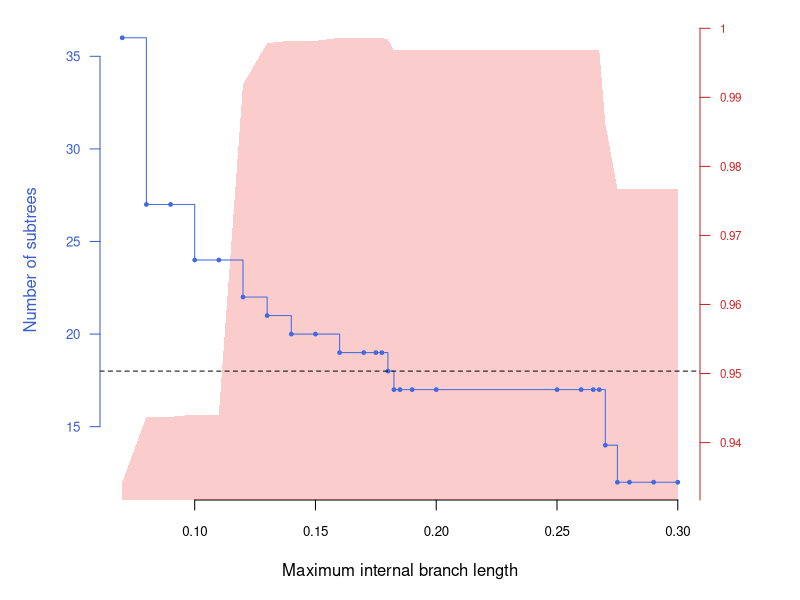
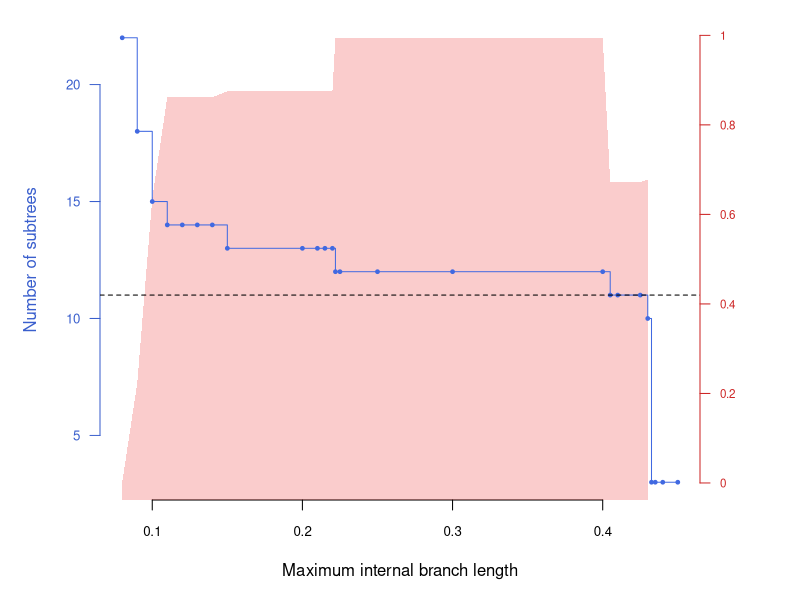
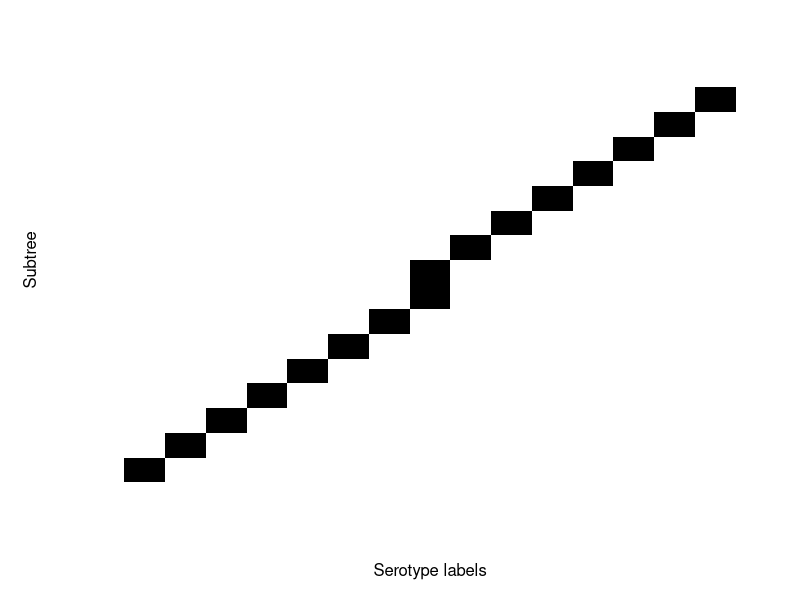

Write R code to recreate these figures, in order. (Note: this script raises an error after producing the figures.)
setwd("~/git/fluclades")

rescale <- function(x, from, to) {
  # map vector `x` to range of `to`, given it comes from range of `from`
  diff(range(to)) * (x-min(from)) / diff(range(from)) + min(to)
}

chainsaw <- read.csv("results/chainsaw-nsubtrees.csv")
chainsaw <- chainsaw[chainsaw$cutoff > 0.06,]  # drop cutoffs that yield too many subtrees

# manual runs of chainsaw.py
pdf("results/chainsaw-ha.pdf", width=5, height=4)
par(mar=c(5,5,1,5))

plot(chainsaw$cutoff, chainsaw$nsubtrees, type='n', 
     xlab="Maximum internal branch length", ylab=NA,
     bty='n', yaxt='n', cex.axis=0.8)
axis(side=2, col='royalblue3', col.axis='royalblue3', las=2, cex.axis=0.8)
mtext(side=2, text="Number of subtrees", line=3, col='royalblue3')

# rescale 
y <- rescale(chainsaw$normalized, chainsaw$normalized, chainsaw$nsubtrees)
polygon(c(min(chainsaw$cutoff), chainsaw$cutoff, max(chainsaw$cutoff)), 
        c(0, y, 0), col=rgb(0.9,0,0,0.2), border=NA)
p <- pretty(chainsaw$normalized)
axis(side=4, at=rescale(p, chainsaw$normalized, chainsaw$nsubtrees), 
     label=p, cex.axis=0.7, las=2,
     col='firebrick3', col.axis='firebrick3')
u <- par('usr')
text(x=u[2]+0.06, y=mean(u[3:4]), 
     label="Normalized mutual information", col='firebrick3', 
     srt=-90, xpd=NA)

lines(chainsaw$cutoff, chainsaw$nsubtrees, type='s', col='royalblue')
points(chainsaw$cutoff, chainsaw$nsubtrees, pch=19, cex=0.5, col='royalblue')

abline(h=18, lty=2)
dev.off()


######  NA  ######
chainsaw <- read.csv("results/chainsaw-nsubtrees-na.csv")

pdf("results/chainsaw-na.pdf", width=5, height=4)
par(mar=c(5,5,1,5))
plot(chainsaw$cutoff, chainsaw$nsubtrees, type='n', 
     xlab="Maximum internal branch length", ylab=NA,
     bty='n', yaxt='n', cex.axis=0.8)
axis(side=2, col='royalblue3', col.axis='royalblue3', las=2, cex.axis=0.8)
mtext(side=2, text="Number of subtrees", line=3, col='royalblue3')

# rescale 
foo <- chainsaw$normalized[chainsaw$normalized > 0.1]
y <- rescale(chainsaw$normalized, foo, chainsaw$nsubtrees)
polygon(c(min(chainsaw$cutoff), chainsaw$cutoff, max(chainsaw$cutoff)), 
        c(0, y, 0), col=rgb(0.9,0,0,0.2), border=NA)
p <- pretty(chainsaw$normalized)
axis(side=4, at=rescale(p, chainsaw$normalized, chainsaw$nsubtrees), 
     label=p, cex.axis=0.7, las=2,
     col='firebrick3', col.axis='firebrick3')
u <- par('usr')
text(x=u[2]+0.09, y=mean(u[3:4]), 
     label="Normalized mutual information", col='firebrick3', 
     srt=-90, xpd=NA)

lines(chainsaw$cutoff, chainsaw$nsubtrees, type='s', col='royalblue')
points(chainsaw$cutoff, chainsaw$nsubtrees, pch=19, cex=0.5, col='royalblue')

abline(h=11, lty=2)
dev.off()



# examine distribution of serotype labels among subtrees
labels <- read.csv("results/chainsaw-HA-0.18.csv")
pat <- ".+_(H[0-9]+)N*[0-9]*_.+" # HA

# uncomment to process NA instead
# labels <- read.csv("results/chainsaw-NA-0.41.labels.csv")
# pat <- ".+_H[0-9]+(N[0-9]+)_.+"  # NA

labels$serotype <- gsub(pat, "\\1", labels$tip.label)
labels$serotype[!grepl(pat, labels$tip.label)] <- NA

#require(xtable)
tab <- table(labels$subtree, labels$serotype)
#xtable(tab)  # used to embed table into LaTeX document

# generate a plot
x <- tab / apply(tab, 1, sum)
xval <- as.integer(gsub("H([0-9]+)", "\\1", colnames(x)))
# xval <- as.integer(gsub("N([0-9]+)", "\\1", colnames(x)))  # uncomment for NA
xsum <- apply(x, 1, function(row) sum(xval*row))
io <- order(xsum)
jo <- order(xval)  # column index

#hc <- hclust(dist(tab))
pdf("results/chainsaw-NA-table.pdf", width=4.5, height=4.5)
par(mar=c(5,5,1,2))
plot(NA, xlim=c(0, ncol(x)), ylim=c(0, nrow(x)), xaxt='n', yaxt='n',
     xlab="Serotype labels", ylab="Subtree", bty='n')
for (i in 1:nrow(x)) {
  for (j in 1:ncol(x)) {
    xx <- 1-x[io[i], jo[j]]
    if (xx < 1) xx <- min(0.9, xx) 
    rect(j-1, i-1, j, i, col=rgb(xx, xx, xx), border=NA)
    count <- tab[io[i], jo[j]]
    if (count > 0) text(j-0.5, i-0.5, adj=0.5, label=count, cex=0.5)
  }
}
for (i in 0:ncol(x)-1) {
  abline(v=i, col='grey80')
  abline(h=i, col='grey80')
}
axis(side=1, at=1:ncol(x)-0.5, label=paste("H", 1:18, sep=""), 
     cex.axis=0.8, las=2)
# uncomment for NA
# axis(side=1, at=1:ncol(x)-0.5, label=paste("N", 1:11, sep=""), 
#      cex.axis=0.8, las=2)
axis(side=2, at=1:nrow(x)-0.5, label=io-1, las=2, cex.axis=0.8)
#axis(side=4, at=1:nrow(x)-0.5, label=io-1, las=2, cex.axis=0.8)
axis(side=4, at=1:nrow(x)-0.5, label=apply(tab[io,], 1, sum),
     cex.axis=0.6, las=2, lwd=0, line=-1)
dev.off()

############# other segments ###############

others <- read.csv("results/chainsaw-nsubtrees-others.csv")
others <- others[order(others$gene, others$cutoff), ]

marks <- list(
  PB2=c(5, 0.046),
  PB1=c(4, 0.04),
  PA=c(5, 0.043),
  NP=c(4, 0.055),
  M1M2=c(6, 0.045),
  NS1NS2=c(5, 0.15)
)

pdf("~/papers/fluclades/chainsaw-others.pdf", width=11, height=7.3)
pal <- gg.rainbow(n=6, l=50)
par(mfrow=c(2,3), mar=c(5,5,1,1), cex=1)
i <- 1
for (g in c('PB2', 'PB1', 'PA', 'NP', 'M1M2', 'NS1NS2')) {
  rows <- others[others$gene==g, ]
  plot(NA, xlim=c(0.01, 0.2), ylim=c(2, 25), bty='n', 
       xlab="Maximum internal branch length",
       ylab="Number of subtrees", )
  lines(rows$cutoff, rows$nsubtrees, type='s', col=pal[i])
  title(main=g, font.main=1, adj=0.9, line=-2, cex.main=1.2)
  points(rows$cutoff, rows$nsubtrees, pch=19, cex=0.5, col=pal[i])
  points(marks[[g]][2], marks[[g]][1]+0.7, pch=25, bg='black', cex=0.9)
  i <- i+1
}
dev.off()


